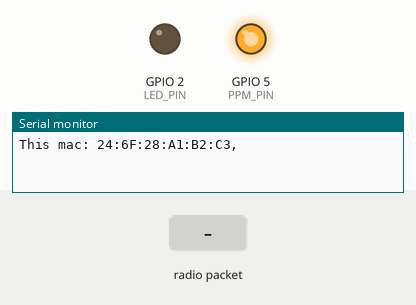
Recording of a program running on a simulated ESP8266 (Wemos D1 mini). Shown: output pins drawn as LEDs (lit = HIGH), the last lines printed to the serial monitor. Inputs (shaded band) come from the test bench.

Above: at 0.05 s.
At 1.2 s:
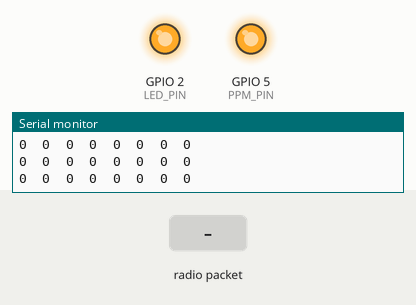
1.3 s: radio packet "1" arrives
At 2.0 s:
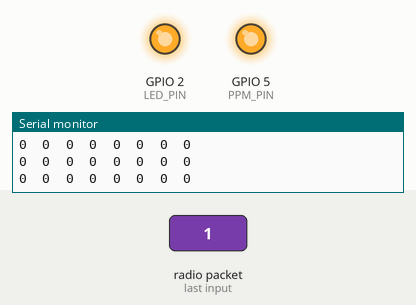
Timing chart, 0 to 4.3 s (numbered marks = the images above; inputs shaded):
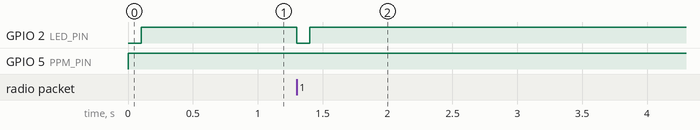

The program:

main.cpp
```cpp
#include <ESP8266WiFi.h>
#include <espnow.h>

// #define TRANSMITTER // Раскомментируйте для прошивки передатчика

#define DEBUG // Проверка каналов через serial и вывод MAC-адреса приемника
// #define DISABLE_LED  // Отключение сетодиодов на плате

#define PPM_PIN 5 // D1 Пин подключения PPM (одинаковый для приемника и передатчика)

#define LED_PIN 2
#define MAX_CHANNELS 8

#define PPM_FRAME 22500
#define PPM_PULSE_WIDTH 300

uint8_t broadcastAddress[] = {0xFF, 0xFF, 0xFF, 0xFF, 0xFF, 0xFF}; // Укажите адрес приемника

volatile uint8_t channelIndex = 0;
volatile uint32_t lastPulseTime = 0;
uint32_t last_print = 0;
volatile bool ppmSignalLost = false;

#ifdef TRANSMITTER
#define TIME_LOOP 10
volatile uint16_t channelValues[MAX_CHANNELS] = {0};
volatile bool irqPPM = false;
volatile uint32_t irqTime = 0;
uint32_t pulseLength = 0;
uint32_t last_loop_time = 0;

#else

uint16_t channelValues[MAX_CHANNELS] = {0};
volatile bool pulseState = false;
uint32_t last_receive = 0;
bool connect = false;
#endif

void printInfo();
void IRAM_ATTR generatePPM();
void IRAM_ATTR handlePPMInterrupt();
void setupPPMTimer();
void onDataReceive(uint8_t *mac_addr, uint8_t *incomingData, uint8_t len);

void setup()
{
  WiFi.mode(WIFI_STA);
  WiFi.disconnect();

#ifdef DEBUG

  Serial.begin(115200);
  Serial.println();
  if (esp_now_init() != 0)
  {
    Serial.println("Ошибка инициализации ESP-NOW");
    return;
  }
#ifndef TRANSMITTER
  Serial.printf("This mac: %s, ", WiFi.macAddress().c_str());
  Serial.println();
#endif

#endif

  pinMode(LED_PIN, OUTPUT);
  digitalWrite(LED_PIN, HIGH);

#ifdef TRANSMITTER
  pinMode(PPM_PIN, INPUT_PULLUP);
  attachInterrupt(digitalPinToInterrupt(PPM_PIN), handlePPMInterrupt, FALLING);
  esp_now_set_self_role(ESP_NOW_ROLE_CONTROLLER);
  esp_now_add_peer(broadcastAddress, ESP_NOW_ROLE_SLAVE, 1, NULL, 0);
  // esp_now_register_send_cb(onDataTransmit);
#else
  pinMode(PPM_PIN, OUTPUT);
  digitalWrite(PPM_PIN, LOW);
  setupPPMTimer();
  esp_now_set_self_role(ESP_NOW_ROLE_SLAVE);
  esp_now_register_recv_cb(onDataReceive);
#endif
}

void loop()
{

#ifdef TRANSMITTER
  if ((millis() - last_loop_time) > TIME_LOOP)
  {
    last_loop_time = millis();
    if (millis() - (lastPulseTime / 1000) > 100)
      ppmSignalLost = true;

    if (!ppmSignalLost)
    {
      esp_now_send(broadcastAddress, (uint8_t *)channelValues, sizeof(channelValues));
    }

#ifndef DISABLE_LED
    digitalWrite(LED_PIN, ppmSignalLost);
#endif

  }

  if (irqPPM)
  {
    irqPPM = false;

    pulseLength = irqTime - lastPulseTime;
    lastPulseTime = irqTime;

    if (pulseLength > 3000)
    {
      channelIndex = 0;
      ppmSignalLost = false;
    }
    else if (channelIndex < MAX_CHANNELS)
    {
      channelValues[channelIndex++] = pulseLength;
    }
  }

#else

  if ((millis() - last_receive) > 100)
  {
    connect = false;
  }
  else
    connect = true;

#ifndef DISABLE_LED
  digitalWrite(LED_PIN, !connect);
#endif

#endif

#ifdef DEBUG
  if ((millis() - last_print) >= 100)
  {
    last_print = millis();
    printInfo();
  }
#endif
}

void printInfo()
{
  for (int i = 0; i < MAX_CHANNELS; i++)
  {
    Serial.print(channelValues[i]);
    Serial.print('\t');
  }
  Serial.println();
}

#ifdef TRANSMITTER

void IRAM_ATTR handlePPMInterrupt()
{
  irqPPM = true;
  irqTime = micros();
}

#else

void onDataReceive(uint8_t *mac_addr, uint8_t *incomingData, uint8_t len)
{
  last_receive = millis();
  if (len == sizeof(channelValues))
  {
    for (int i = 0; i < MAX_CHANNELS && i < len / 2; i++)
    {
      channelValues[i] = incomingData[i * 2] | (incomingData[i * 2 + 1] << 8);
      channelValues[i] = constrain(channelValues[i], 988, 2012);
    }
  }
}

void setupPPMTimer()
{
  timer1_isr_init();
  timer1_attachInterrupt(generatePPM);
  timer1_enable(TIM_DIV16, TIM_EDGE, TIM_SINGLE);
  timer1_write(500);
}

void IRAM_ATTR generatePPM()
{
  volatile static uint16_t summChannelWidth = 0;
  volatile static bool end = false;
  if (pulseState)
  {
    digitalWrite(PPM_PIN, HIGH);
    timer1_write((channelValues[channelIndex] - PPM_PULSE_WIDTH) * 5);
    channelIndex++;
    summChannelWidth += channelValues[channelIndex];
    pulseState = false;
  }
  else
  {
    if (channelIndex >= MAX_CHANNELS)
    {
      if (!end)
      {
        digitalWrite(PPM_PIN, LOW);
        timer1_write(PPM_PULSE_WIDTH * 5);
        end = true;
      }
      else
      {
        channelIndex = 0;
        timer1_write((PPM_FRAME - (summChannelWidth + PPM_PULSE_WIDTH)) * 5);
        summChannelWidth = 0;
      }
    }
    else
    {
      digitalWrite(PPM_PIN, LOW);
      timer1_write(PPM_PULSE_WIDTH * 5);
      pulseState = true;
    }
  }
}

#endif
```

Measured:
- after the input at 1.3 s, GPIO 2 (LED_PIN): HIGH → LOW at once, → HIGH 0.10 s later
